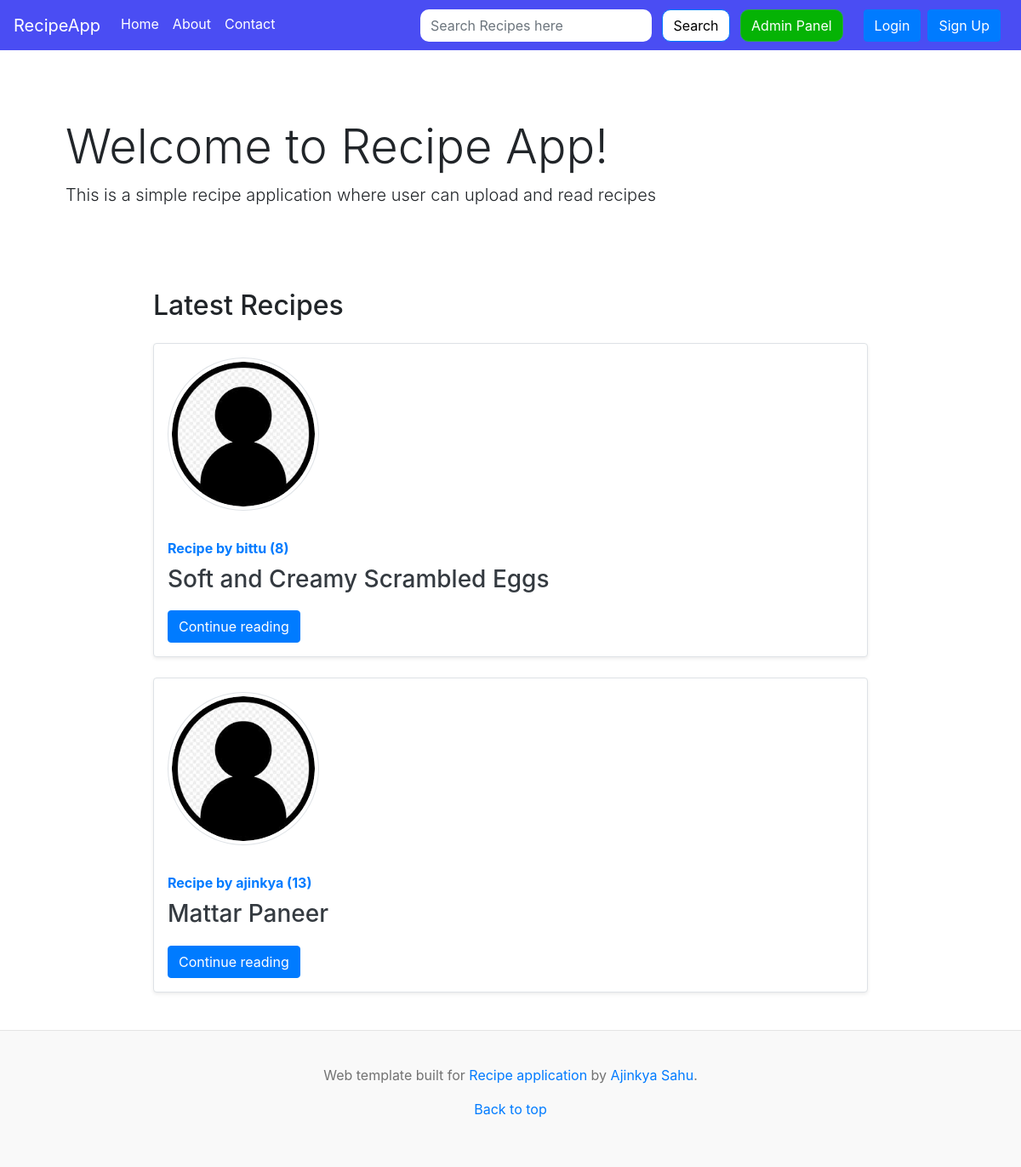
Before: / with the older database file.
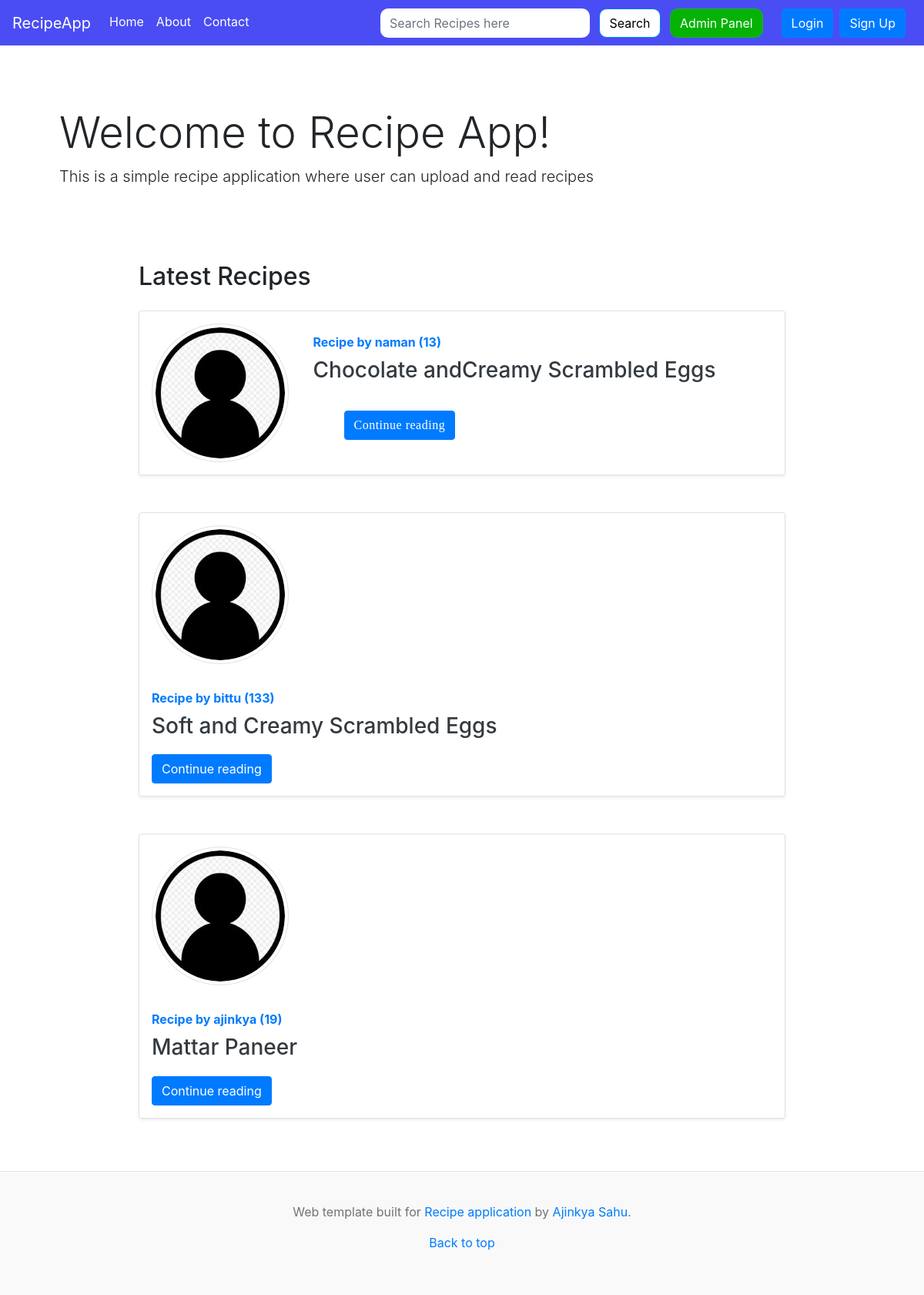
After: the same page with the newer database file.
### recipe/models.py (models this page shows, shortened)
class Recipe(models.Model):
    sno=models.AutoField(primary_key=True)
    title=models.CharField(max_length=255,unique = True)
    author=models.ForeignKey(User, on_delete=models.CASCADE)     #, null=True)
    views= models.IntegerField(default=0)
    timeStamp=models.DateTimeField(default = now)
    pic = models.ImageField("Recipe pics",upload_to= user_directory_path, blank=True,null=True)
    ingredients = HTMLField()
    content =  HTMLField()

### users/models.py (models this page shows, shortened)
class Profile(models.Model):
    user = models.OneToOneField(User,on_delete=models.CASCADE)
    image = models.ImageField(default="default.jpg",upload_to = 'profile_pics')

### home/views.py (the view)
# urls.py: path('', PostListView.as_view(), name="home"),
class PostListView(ListView):
    model = Recipe
    template_name = 'home/home.html'      # App / <model>_<viewtype>.html
    context_object_name = 'allPosts'
    ordering = ['-timeStamp']
    paginate_by = 5

### templates/home/home.html (shortened to what this page needs)
{% extends 'base.html' %} {% block title %} Home{% endblock title %} {% block homeactive %}active{% endblock homeactive %} {% block body %}
{% if is_paginated and page_obj.has_previous %}
{% else %}
<div class="body_container">
<div class="container">
    <div class="jumbotron my-3 recipe_background">
        <h1 class="display-4">Welcome to Recipe App!</h1>
        <p class="lead">This is a simple recipe application where user can upload and read recipes</p>
    </div>
</div>
{% endif %}
<div class="container_m">
    <h2>Latest Recipes</h2>
    {% for post in allPosts  %}
    <div class="row no-gutters border align-items-center rounded overflow-hidden flex-md-row mb-4 shadow-sm h-md-250 my-4 position-relative container_main">
        <div class="col-3 d-none d-lg-block p-3">
            <img src="{{post.author.profile.image.url}}" class="img-thumbnail rounded-circle" style="height:180px;width:180px;" alt="img - {{post.author.username}}">
        </div>
        <div class="col p-3 d-flex flex-column position-static">
            <strong class="d-inline-block mb-2 text-primary">Recipe  by {{post.author}} ({{post.views}})</strong>
            <h3 class="mb-0"><a class="text-dark" href="{% url 'recipe:recipePost' post.title %}">{{post.title}} </a> </h3>
            <p class="card-text mb-auto mt-3">{{post.content|safe |truncatechars:200}}</p>
            <div class="my-2">
            	<a href="{% url 'recipe:recipePost' post.title %}" role="button" class="btn btn-primary">Continue reading</a>
            </div>
        </div>
    </div>
    {% endfor %}
</div>
{% endblock %}

### templates/base.html (shortened to what this page needs)
<!doctype html>
<html lang="en">
<head>
    <link rel="stylesheet" href="https://stackpath.bootstrapcdn.com/bootstrap/4.5.2/css/bootstrap.min.css">
</head>
<body>
    <nav class="navbar navbar-expand-lg " id='top'>
        <a class="navbar-brand" href="/">RecipeApp</a>
        <div class="collapse navbar-collapse" id="navbarSupportedContent">
            <ul class="navbar-nav mr-auto">
                <li class="nav-item {% block homeactive %}  {% endblock homeactive %}">
                    <a class="nav-link" href="/">Home <span class="sr-only">(current)</span></a>
                </li>
                <li class="nav-item {% block aboutactive %}  {% endblock aboutactive %}">
                    <a class="nav-link" href="/about">About</a>
                </li>
                <li class="nav-item {% block contactactive %}  {% endblock contactactive %} ">
                    <a class="nav-link" href="/contact">Contact</a>
                </li>
            </ul>
            <div class="ml-auto form-inline ">
                <form method="get" action="/search" class="my-2 my-lg-0 mx-3">
                    <input class="form-control mr-sm-2 recipe-input" type="search" placeholder="Search Recipes here" aria-label="Search" name="query" id="query">
                    <button class="btn btn-primary my-2 my-sm-0 btn-search" type="submit">Search</button>
                    <a href="/admin" role="button" target="_blank" class="btn btn-outline-success m-2 my-sm-0 admin-btn"> Admin Panel </a>
                </form>
                {% if user.is_authenticated %}
                <ul class="navbar-nav mr-2">
                    <li class="nav-item dropdown">
                        <a class="nav-link dropdown-toggle {% block useractive %}  {% endblock useractive %}" href='#' id="navbarDropdown" role="button" data-toggle="dropdown"> Welcome {{request.user}}</a>
                        <div class="dropdown-menu" aria-labelledby="navbarDropdown">
                            <a class="dropdown-item" href="{% url 'recipe:new_recipe'%}">New Post</a>
                            <a class="dropdown-item" href="{% url 'users:profile'%}">Profile</a>
                            <a class="dropdown-item" href="{% url 'users:logout'%}">Logout</a>
                        </div>
                    </li>
                </ul>
            </div>
            {% else %}
            <a href="{% url 'users:login' %}" class="btn btn-primary mr-2">
                Login
            </a>
            <a class="btn btn-primary mr-2" href="{% url 'users:register' %}"> Sign Up</a>
            {% endif %}
        </div>
    </nav>
    <main style="min-height:600px;">
        {% block body %} {% endblock body %} {% block js %} {% endblock js %}
    </main>
    <footer class="blog-footer">
        <p>Web template built for <a href="">Recipe application</a> by <a href="https://www.linkedin.com/in/ajinkya-sahu/">Ajinkya Sahu</a>.</p>
        <p>
            <a href="#top">Back to top</a>
        </p>
    </footer>
</body>
</html>

### templates/base.html (style rules this page uses)
.blog-footer { padding: 2.5rem 0; color: #727272; text-align: center; background-color: #f9f9f9; border-top: .05rem solid #e5e5e5; margin-top: 20px; }
.navbar { background-color: rgb(74, 77, 243); }
.nav-link { color: white; border-bottom: 3px solid rgb(74, 77, 243); }
.btn-search { background-color: white; color: black; border-radius: 10px; }
.admin-btn { background-color: rgb(5, 179, 5); color: white; border-radius: 10px; }
.recipe-input { border-radius: 10px; outline: none; border: none; }
.navbar-brand { color: white; }

### templates/home/home.html (style rules this page uses)
.container_main { background-color: rgb(255, 255, 255); width: 70vw; display: flex; flex-direction: row; }
.body_container { align-items: center; align-items: center; justify-content: center; display: flex; flex-direction: column; }
.recipe_background { background: rgb(255, 255, 255); background-size: cover; }
body { background-image: url("https://images.pexels.com/photos/1030947/pexels-photo-1030947.jpeg?auto=compress&cs=tinysrgb&w=1260&h=750&dpr=1"); background-size: cover; }

Changed rows visible on the page:
added Recipe: author.profile.image (placeholder picture), author "naman", views "13", title "Chocolate andCreamy Scrambled Eggs"
changed Recipe "Soft and Creamy Scrambled Eggs": views "8" → "133"
changed Recipe "Mattar Paneer": views "13" → "19"
